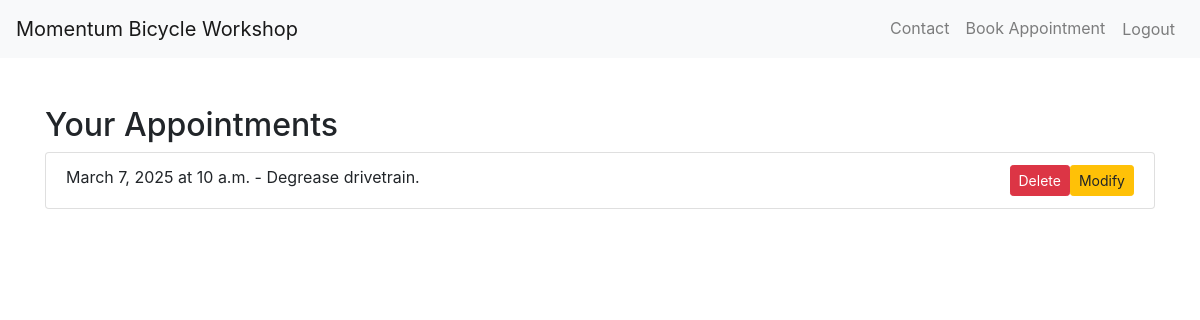
The app's page /appointment_list/ (signed in) with its own data.
### myapp/models.py (models this page shows, shortened)
class Appointment(models.Model):
    user = models.ForeignKey(
        User, on_delete=models.CASCADE
    )  # Associate the appointment with a user
    date = models.DateField()
    time = models.TimeField()
    description = models.TextField(blank=True)  # Allowing blank descriptions
    photo = models.ImageField(upload_to="photos/", blank=True, null=True)
    completed = models.BooleanField(default=False)
    notified = models.BooleanField(default=False)
    class Meta:
        unique_together = (
            "user",
            "date",
        )

### myapp/views.py (the view)
# urls.py: path("appointment_list/", appointment_list, name="appointment_list"),
@login_required
def appointment_list(request):
    appointments = Appointment.objects.filter(user=request.user).order_by("date")
    print(list(appointments.values("id", "description")))
    return render(
        request, "myapp/appointment_list.html", {"appointments": appointments}
    )

### myapp/templates/myapp/appointment_list.html (shortened to what this page needs)
{% load static %}
<!doctype html>
<html lang="en">
<head>
  <link rel="stylesheet" href="https://maxcdn.bootstrapcdn.com/bootstrap/4.5.2/css/bootstrap.min.css" />
</head>
<body>
  {% include 'myapp/navbar.html' %}
  <div class="container mt-5">
    <h2>Your Appointments</h2>
     {% if appointments %}
    <ul class="list-group">
      {% for appointment in appointments %}
      <li class="list-group-item">
        {{ appointment.date }} at {{ appointment.time }} - {{ appointment.description }}
        <a href="{% url 'modify_appointment' appointment.id %}" class="btn btn-warning btn-sm float-right">Modify</a>
        <button type="button" class="btn btn-danger btn-sm float-right" data-toggle="modal"
          data-target="#deleteModal{{ appointment.id }}">
          Delete
        </button>
      </li>
      {% empty %}
      <li class="list-group-item">No appointments booked.</li>
      {% endfor %}
    </ul>
    {% else %}
    <p>No appointments found.</p>
    {% endif %}
  </div>
</body>
</html>

### records on screen
Appointment: date "March 7, 2025", time "10 a.m.", description "Degrease drivetrain."
